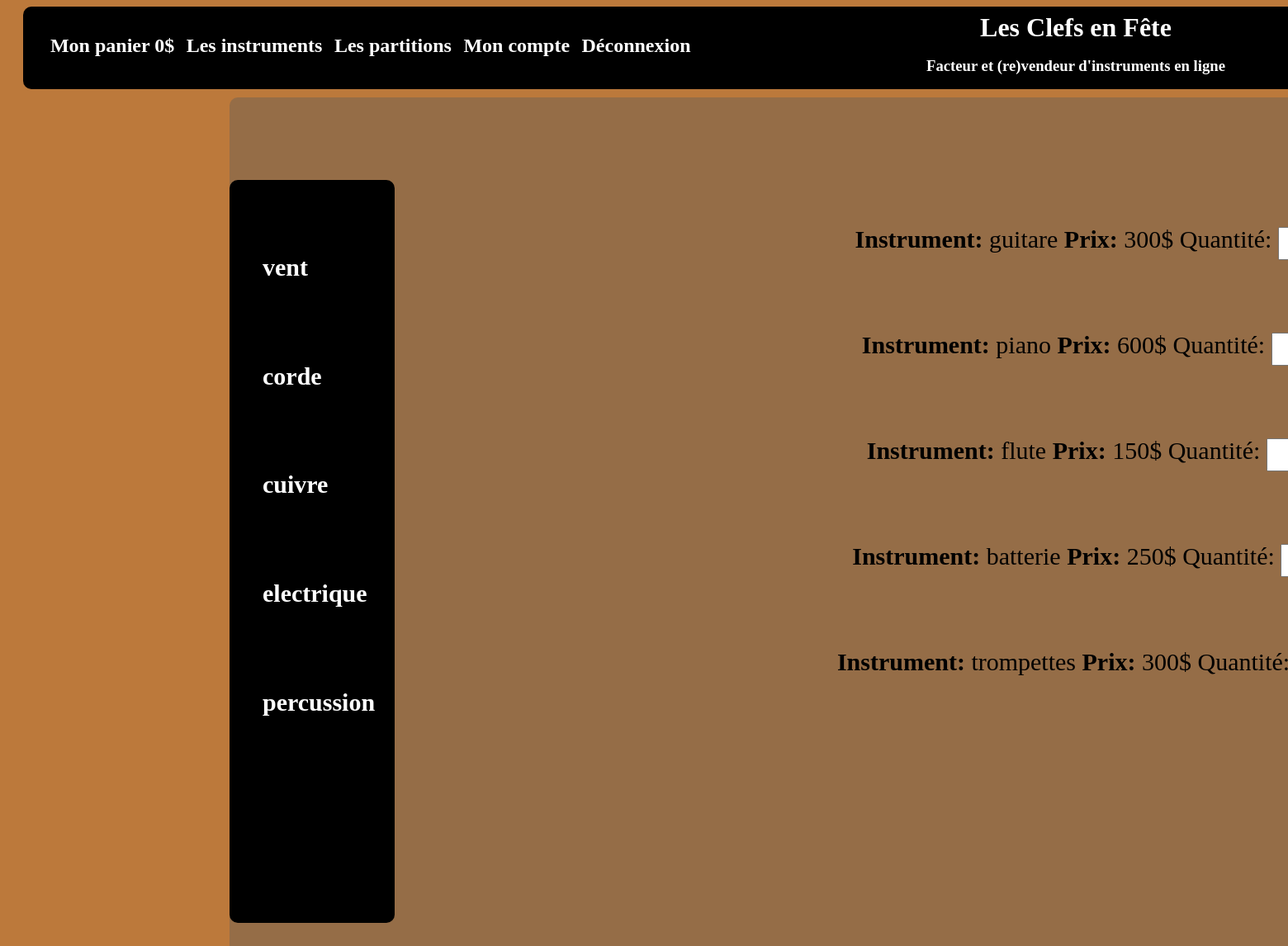
The page /boutique.php?page=instru on the database its author committed.
### tables this page shows
CREATE TABLE `familles` (
  `id_famille` int(11) NOT NULL,
  `famille` varchar(255) NOT NULL
);

CREATE TABLE `instruments` (
  `id_instru` int(11) NOT NULL,
  `instrument` varchar(255) NOT NULL,
  `partoche` varchar(255) NOT NULL,
  `prix_inst` float NOT NULL,
  `prix_ptn` float NOT NULL
);

### boutique.php (the view, shortened to what this page needs)
<?PHP
if (!$_GET['page'])
	$_GET['page'] = 42;
else
{
	if ($_GET['page'] == "sheet")
		$req = 1;
	else if ($_GET['page'] == "instru")
		$req = 2;
	else
		$req = 3;
}
?>
<html>
	<head>
		<link rel="stylesheet" href="miniboutique.css">
	</head>
	<body>
		<?PHP include("header.php");?>
		<div class="center">
			<?PHP include("menu.php");?>
			<div class="boutique">
<?PHP
if ($_GET['page'] === 42)
{
	echo "<br><br><br><br><br><br<br><br><br><br><br><br><br><br><br><br><br><br>";
	echo "<strong><p class=\"articles error\">Tu as touché a mon URL fripon de luron ! Rechante-le et je te donnerai les informations que tu cherches !</p></strong>";
}
else
{
	$count = 0;
	if ($req === 1)
	{
		$resultat = mysqli_query($_SESSION['mysqli'], 'SELECT partoche, prix_ptn FROM instruments');
		while($donnees = mysqli_fetch_assoc($resultat))
		{
			echo "<br><form style=\"text-align:center;\" method=\"POST\" action=\"panier.php?article=".$donnees['partoche']."\"><p class=\"articles\"><strong>Partition: </strong><a class=\"black\" href=\"panier.php?article=".$donnees['partoche']."\">".$donnees['partoche']."</a><strong> Prix: </strong>".$donnees['prix_ptn']."$ Quantité: <input style=\"width:40px;height:40px;\" type=\"text\" name=\"qnt\" value=\"\"> <input class=\"suscribe_input\" type=\"submit\" name=\"submit\" value=\"Valider\"></p></form>";
			$count++;
		}
		mysqli_free_result($resultat);
		if ($count === 0)
			echo "<br><p class=\"articles error\"><strong>Il n'y a pas de produits ici.</strong></p>";
	}
	else if ($req === 2)
	{
		$resultat = mysqli_query($_SESSION['mysqli'], 'SELECT instrument, prix_inst FROM instruments');
		while($donnees = mysqli_fetch_assoc($resultat))
		{
			echo "<br><form style=\"text-align:center;\" method=\"POST\" action=\"panier.php?article=".$donnees['instrument']."\"><p class=\"articles\"><strong>Instrument: </strong><a class=\"black\" href=\"panier.php?article=".$donnees['instrument']."\">".$donnees['instrument']."</a><strong> Prix: </strong>".$donnees['prix_inst']."$ Quantité: <input style=\"width:40px;height:40px;\" type=\"text\" name=\"qnt\" value=\"\"> <input class=\"suscribe_input\" type=\"submit\" name=\"submit\" value=\"Valider\"></p></form>";
		}
	}
}
?>
			</div>
		</div>
	</body>
</html>

### header.php (shortened to what this page needs)
<header>
	<div class="header_left">
		<div class="header_center_left">
		<h2><p class="header margin_top_bis"><a class="margin_all" href="panier.php"><?PHP
if (isset($_SESSION['panier']))
	echo "Mon panier ".$_SESSION['panier']."$";
else
	echo "Mon panier 0$";
?></a>
			<a class="margin_all" href="boutique.php?page=instru">Les instruments</a>
			<a class="margin_all" href="boutique.php?page=sheet">Les partitions</a>
			<a class="margin_all" href="compte.php">Mon compte</a>
			<a class="margin_all" href="deconnexion.php">Déconnexion</a></p></h2>
		</div>
		<div class="header_center">
			<a href="index.php"><h1><p class="header margin_top">Les Clefs en Fête</p></h1></a>
			<h3><p class="header margin_top">Facteur et (re)vendeur d'instruments en ligne</p></h3>
		</div>
	</div>
</header>

### menu.php (shortened to what this page needs)
<div class="menu">
	<ul class="ul_menu">
		<?PHP
$resultat = mysqli_query($_SESSION['mysqli'], 'SELECT famille FROM familles');
while($donnees = mysqli_fetch_assoc($resultat))
{
	?><li class="list_menu"><h2><a href="boutique.php?page=<?PHP echo $donnees['famille'];?>"><?PHP echo $donnees['famille']; ?></a></h2></li>
<?PHP
}
					?>
	</ul>
</div>

### miniboutique.css (style rules this page uses)
body { background-color:#BC793B; }
header { background-color:black; border-radius:10px; display:block; margin-top:5px; margin-left:20px; float:center; width:2500px; height:100px; }
a { color:white; text-decoration:none; }
.black { color:black; }
div.header_left { border-radius:10px; height:100%; width:1700px; display:block; float:left; }
div.header_center_left { border-radius:10px; height:100%; width:50%; display:block; float:left; }
div.header_center { border-radius:10px; height:100%; width:50%; display:block; float:right; }
.header { text-align:center; color:white; }
.margin_all { padding-right:1%; text-decoration:none; color:white; }
.margin_top { margin-top:-1.75%; }
.margin_top_bis { margin-top:4%; }
div.center { background-color:rgba(90,90,90,0.4); border-radius:10px; display:block; margin-top:10px; margin-left:270px; float:center; width:2000px; height:1200px; }
.menu { background-color:black; border-radius:10px; width:10%; height:75%; display:block; float:left; margin-top:5%; }
.list_menu { color:white; font-size:20px; list-style:none; padding-top:15%; padding-bottom:15%; }
.ul_menu { width:80%; height:90%; margin-top:20%; }
.boutique { display:block; float:right; width:80%; height:75%; margin-top:5%; margin-right:5%; }
.articles { text-align:center; font-size:30px; }

### rows shown on the page
familles: famille "vent"
familles: famille "corde"
familles: famille "cuivre"
familles: famille "electrique"
familles: famille "percussion"
instruments: instrument "guitare", prix_inst "300"
instruments: instrument "piano", prix_inst "600"
instruments: instrument "flute", prix_inst "150"
instruments: instrument "batterie", prix_inst "250"
instruments: instrument "trompettes", prix_inst "300"
